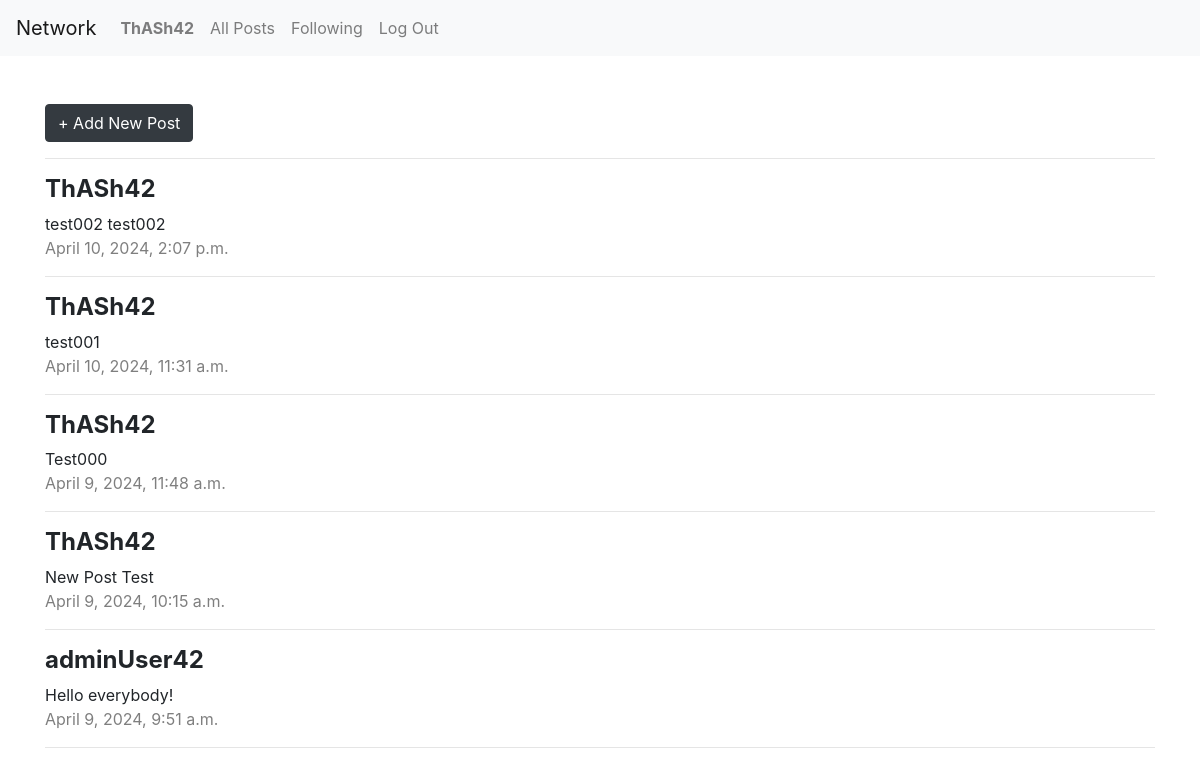
Screenshot of / (signed in) with the database file from the repository.
### network/models.py (models this page shows)
class User(AbstractUser):
    pass

class Post(models.Model):
    content = models.TextField()
    datetime = models.DateTimeField(auto_now_add=True)
    user = models.ForeignKey(User, on_delete=models.CASCADE)

### network/views.py (the view)
# urls.py: path("", views.index, name="index"),
def index(request):
    posts = Post.objects.all().order_by("-datetime")
    return render(request, "network/index.html", {
        "posts": posts,
    })

### network/templates/network/index.html (shortened to what this page needs)
{% extends "network/layout.html" %}
{% block body %}
    <button id="add-new-post-button" class="btn btn-dark">+ Add New Post</button>
    <hr>
    <div>
        {% for post in posts %}
            <div class="my-3">
                <h4><strong>{{post.user.username}}</strong></h4>
                <div>{{post.content}}</div>
                <span class="text-black-50">{{post.datetime}}</span>
            </div>
            <hr>
        {% endfor %}
    </div>
{% endblock %}

### network/templates/network/layout.html (shortened to what this page needs)
{% load static %}
<!DOCTYPE html>
<html lang="en">
    <head>
        <link rel="stylesheet" href="https://stackpath.bootstrapcdn.com/bootstrap/4.4.1/css/bootstrap.min.css">
        <link href="{% static 'network/styles.css' %}" rel="stylesheet">
    </head>
    <body>
        <nav class="navbar navbar-expand-lg navbar-light bg-light">
            <a class="navbar-brand" href="#">Network</a>
            <div>
                <ul class="navbar-nav mr-auto">
                    {% if user.is_authenticated %}
                        <li class="nav-item">
                            <a class="nav-link" href="#"><strong>{{ user.username }}</strong></a>
                        </li>
                    {% endif %}
                    <li class="nav-item">
                        <a class="nav-link" href="{% url 'index' %}">All Posts</a>
                    </li>
                    {% if user.is_authenticated %}
                        <li class="nav-item">
                            <a class="nav-link" href="#">Following</a>
                        </li>
                        <li class="nav-item">
                            <a class="nav-link" href="{% url 'logout' %}">Log Out</a>
                        </li>
                    {% endif %}
                </ul>
            </div>
        </nav>
        <main class="container-lg mt-5">
            {% block body %}
            {% endblock %}
        </main>
    </body>
</html>

### rows the page displays
User: username "ThASh42"
Post: user.username "ThASh42", content "test002 test002", datetime "April 10, 2024, 2:07 p.m."
Post: user.username "ThASh42", content "test001", datetime "April 10, 2024, 11:31 a.m."
Post: user.username "ThASh42", content "Test000", datetime "April 9, 2024, 11:48 a.m."
Post: user.username "ThASh42", content "New Post Test", datetime "April 9, 2024, 10:15 a.m."
Post: user.username "adminUser42", content "Hello everybody!", datetime "April 9, 2024, 9:51 a.m."
